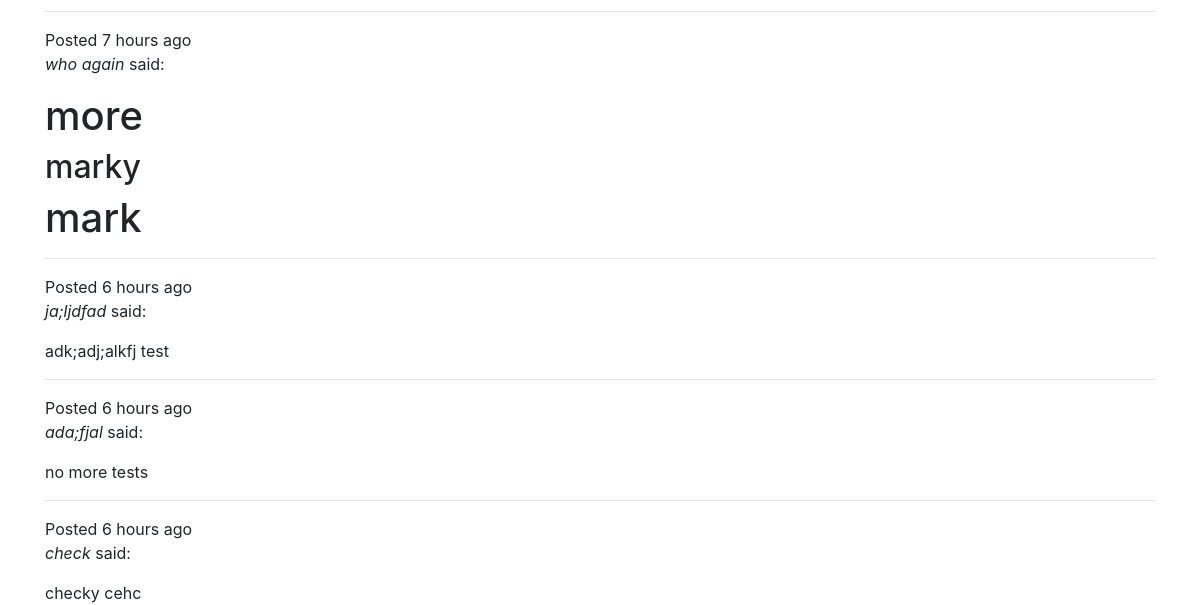
The page /guest-book (lower part) on the database as committed earlier.
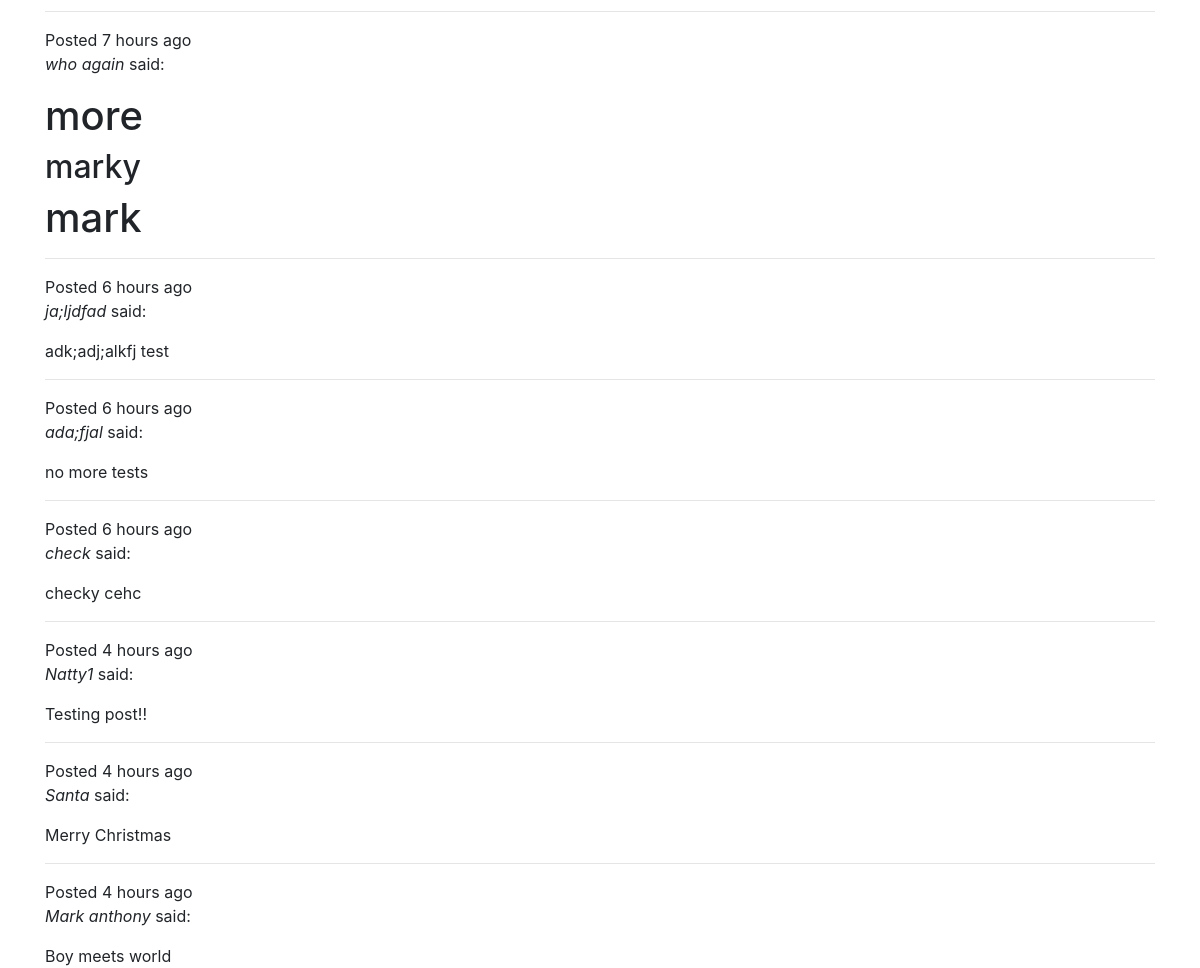
The same page on the database as committed later.
### boatparty/models.py (models this page shows, shortened)
class GuestBookPost(db.Model):
    id = db.Column(db.Integer, primary_key=True)
    posted_at = db.Column(db.DateTime, nullable=False, default=datetime.utcnow)
    name = db.Column(db.String(80), unique=True, nullable=False)
    post_md = db.Column(db.Text, unique=True, nullable=False)
    post_html = db.Column(db.Text, unique=True, nullable=False)

### boatparty/routes.py (the view, shortened to what this page needs)
@main.route('/guest-book', methods=['GET', 'POST'])
def guest_book():
    form = GuestBookForm()
    title = 'Guest Book'
    posts = GuestBookPost.query.all()
    return render_template('guest_book.html', title=title, form=form, posts=posts)

### boatparty/templates/guest_book.html (shortened to what this page needs)
{% extends 'base.html' %}
{% block app_content %}
<div>
    {% for post in posts %}
    <hr>
    <p>Posted {{ moment(post.posted_at).fromNow() }} <br>
        <i>{{ post.name }}</i> said:</p>
    {{ post.post_html | safe }}
    {% endfor %}
</div>
{% endblock %}

### boatparty/templates/base.html (shortened to what this page needs)
<!DOCTYPE html>
<html lang="en">
<head>
    <link rel="stylesheet" href="https://cdnjs.cloudflare.com/ajax/libs/twitter-bootstrap/4.1.3/css/bootstrap.min.css">
    <link rel="stylesheet" href="{{url_for('static', filename='css/style.css')}}">
</head>
<body>
    {% if title == 'Home' %}
    <div class="home-bg">
    </div>
    {% else %}
    <div class="container">
        {% block app_content %}{% endblock %}
    </div>
    {% endif %}
</body>
</html>

### boatparty/static/css/style.css (style rules this page uses)
body, html { height: 100%; }

Rows that differ between the two databases and show on the page:
added GuestBookPost: posted_at "4 hours ago", name "Natty1", post_html "Testing post!!"
added GuestBookPost: posted_at "4 hours ago", name "Santa", post_html "Merry Christmas"
added GuestBookPost: posted_at "4 hours ago", name "Mark anthony", post_html "Boy meets world"
